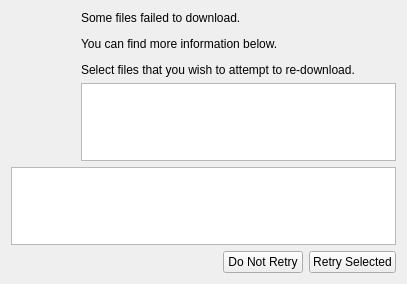
<?xml version="1.0" encoding="UTF-8"?>
<ui version="4.0">
 <class>DownloadsFailedDialogWidget</class>
 <widget class="QWidget" name="DownloadsFailedDialogWidget">
  <property name="geometry">
   <rect>
    <x>0</x>
    <y>0</y>
    <width>407</width>
    <height>284</height>
   </rect>
  </property>
  <property name="windowTitle">
   <string>Could Not Download All Files</string>
  </property>
  <property name="windowIcon">
   <iconset theme="QIcon::ThemeIcon::DialogQuestion"/>
  </property>
  <layout class="QGridLayout" name="gridLayout">
   <item row="2" column="0" colspan="2">
    <layout class="QHBoxLayout" name="horizontalLayout">
     <item>
      <spacer name="horizontalSpacer">
       <property name="orientation">
        <enum>Qt::Orientation::Horizontal</enum>
       </property>
       <property name="sizeHint" stdset="0">
        <size>
         <width>40</width>
         <height>20</height>
        </size>
       </property>
      </spacer>
     </item>
     <item>
      <widget class="QPushButton" name="dnrButton">
       <property name="text">
        <string>Do Not Retry</string>
       </property>
      </widget>
     </item>
     <item>
      <widget class="QPushButton" name="rButton">
       <property name="text">
        <string>Retry Selected</string>
       </property>
      </widget>
     </item>
    </layout>
   </item>
   <item row="0" column="0">
    <widget class="QLabel" name="label_2">
     <property name="sizePolicy">
      <sizepolicy hsizetype="Fixed" vsizetype="Fixed">
       <horstretch>0</horstretch>
       <verstretch>0</verstretch>
      </sizepolicy>
     </property>
     <property name="minimumSize">
      <size>
       <width>64</width>
       <height>64</height>
      </size>
     </property>
     <property name="maximumSize">
      <size>
       <width>64</width>
       <height>64</height>
      </size>
     </property>
     <property name="text">
      <string/>
     </property>
     <property name="pixmap">
      <pixmap resource="res.qrc">:/ui/icons/symbolic-dark/question.svg</pixmap>
     </property>
     <property name="scaledContents">
      <bool>true</bool>
     </property>
    </widget>
   </item>
   <item row="0" column="1">
    <layout class="QVBoxLayout" name="verticalLayout">
     <item>
      <widget class="QLabel" name="label">
       <property name="styleSheet">
        <string notr="true">QLabel {
	line-height : 0.2;
}</string>
       </property>
       <property name="text">
        <string>&lt;html&gt;&lt;head/&gt;&lt;body&gt;&lt;p&gt;Some files failed to download.&lt;/p&gt;&lt;p&gt;You can find more information below.&lt;/p&gt;&lt;p&gt;Select files that you wish to attempt to re-download.&lt;/p&gt;&lt;/body&gt;&lt;/html&gt;</string>
       </property>
       <property name="textFormat">
        <enum>Qt::TextFormat::MarkdownText</enum>
       </property>
       <property name="margin">
        <number>0</number>
       </property>
      </widget>
     </item>
     <item>
      <widget class="QListWidget" name="failList"/>
     </item>
    </layout>
   </item>
   <item row="1" column="0" colspan="2">
    <widget class="QTextEdit" name="infoText">
     <property name="readOnly">
      <bool>true</bool>
     </property>
    </widget>
   </item>
  </layout>
 </widget>
 <resources>
  <include location="res.qrc"/>
 </resources>
 <connections/>
</ui>
